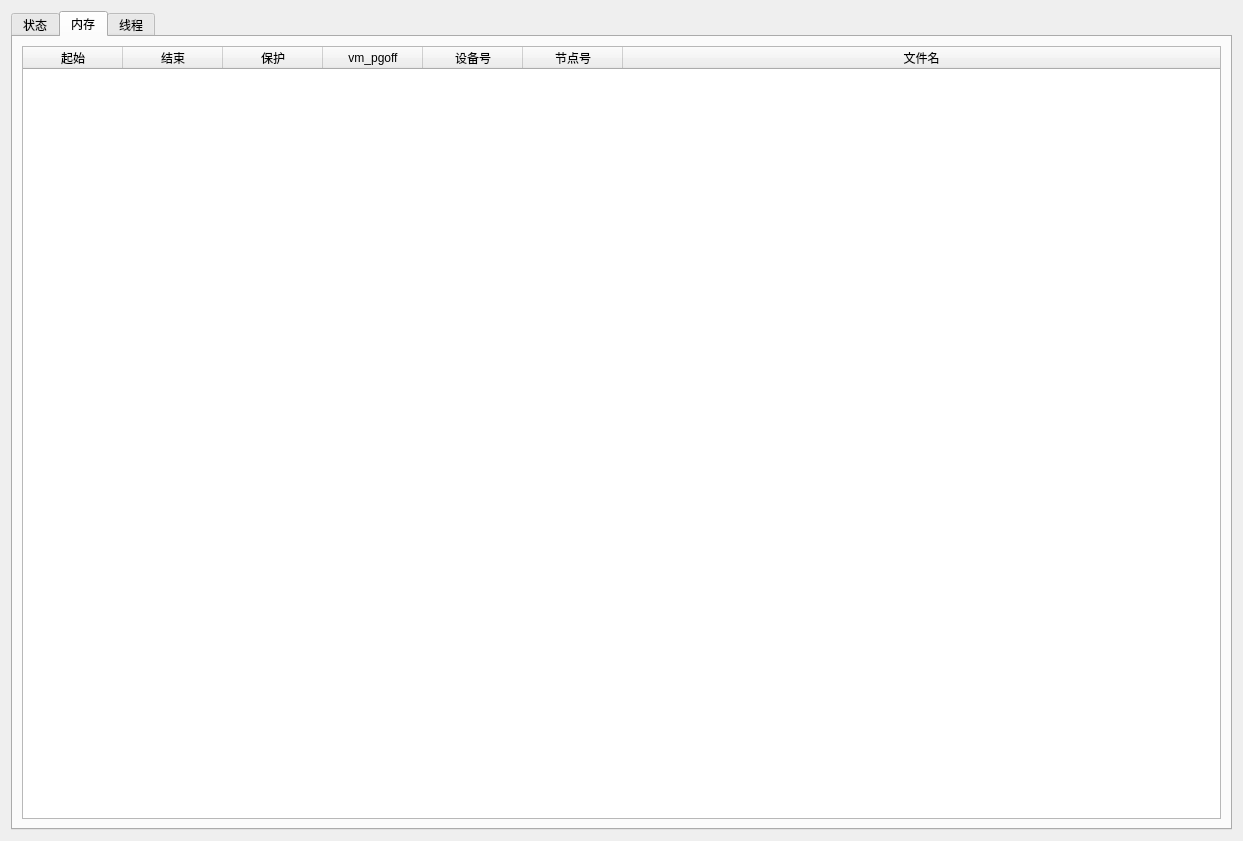
<?xml version="1.0" encoding="UTF-8"?>
<ui version="4.0">
 <class>PsDlg</class>
 <widget class="QDialog" name="PsDlg">
  <property name="geometry">
   <rect>
    <x>0</x>
    <y>0</y>
    <width>1243</width>
    <height>841</height>
   </rect>
  </property>
  <property name="windowTitle">
   <string>进程</string>
  </property>
  <layout class="QHBoxLayout" name="horizontalLayout">
   <item>
    <widget class="QTabWidget" name="tabWidget">
     <property name="currentIndex">
      <number>1</number>
     </property>
     <widget class="QWidget" name="tab_3">
      <attribute name="title">
       <string>状态</string>
      </attribute>
      <layout class="QHBoxLayout" name="horizontalLayout_3">
       <item>
        <widget class="QPlainTextEdit" name="textStatus"/>
       </item>
      </layout>
     </widget>
     <widget class="QWidget" name="tab">
      <attribute name="title">
       <string>内存</string>
      </attribute>
      <layout class="QHBoxLayout" name="horizontalLayout_2">
       <item>
        <widget class="QTableWidget" name="tableMemory">
         <property name="styleSheet">
          <string notr="true">selection-background-color: rgb(204, 232, 255);
selection-color: rgb(0, 0, 0);</string>
         </property>
         <property name="selectionMode">
          <enum>QAbstractItemView::SingleSelection</enum>
         </property>
         <property name="selectionBehavior">
          <enum>QAbstractItemView::SelectRows</enum>
         </property>
         <property name="showGrid">
          <bool>false</bool>
         </property>
         <attribute name="horizontalHeaderStretchLastSection">
          <bool>true</bool>
         </attribute>
         <attribute name="verticalHeaderVisible">
          <bool>false</bool>
         </attribute>
         <attribute name="verticalHeaderMinimumSectionSize">
          <number>20</number>
         </attribute>
         <attribute name="verticalHeaderDefaultSectionSize">
          <number>20</number>
         </attribute>
         <column>
          <property name="text">
           <string>起始</string>
          </property>
         </column>
         <column>
          <property name="text">
           <string>结束</string>
          </property>
         </column>
         <column>
          <property name="text">
           <string>保护</string>
          </property>
         </column>
         <column>
          <property name="text">
           <string>vm_pgoff</string>
          </property>
         </column>
         <column>
          <property name="text">
           <string>设备号</string>
          </property>
         </column>
         <column>
          <property name="text">
           <string>节点号</string>
          </property>
         </column>
         <column>
          <property name="text">
           <string>文件名</string>
          </property>
         </column>
        </widget>
       </item>
      </layout>
     </widget>
     <widget class="QWidget" name="tab_2">
      <attribute name="title">
       <string>线程</string>
      </attribute>
     </widget>
    </widget>
   </item>
  </layout>
 </widget>
 <resources/>
 <connections>
  <connection>
   <sender>tabWidget</sender>
   <signal>currentChanged(int)</signal>
   <receiver>PsDlg</receiver>
   <slot>onTabChanged(int)</slot>
   <hints>
    <hint type="sourcelabel">
     <x>252</x>
     <y>26</y>
    </hint>
    <hint type="destinationlabel">
     <x>429</x>
     <y>-32</y>
    </hint>
   </hints>
  </connection>
 </connections>
 <slots>
  <slot>onTabChanged(int)</slot>
 </slots>
</ui>
